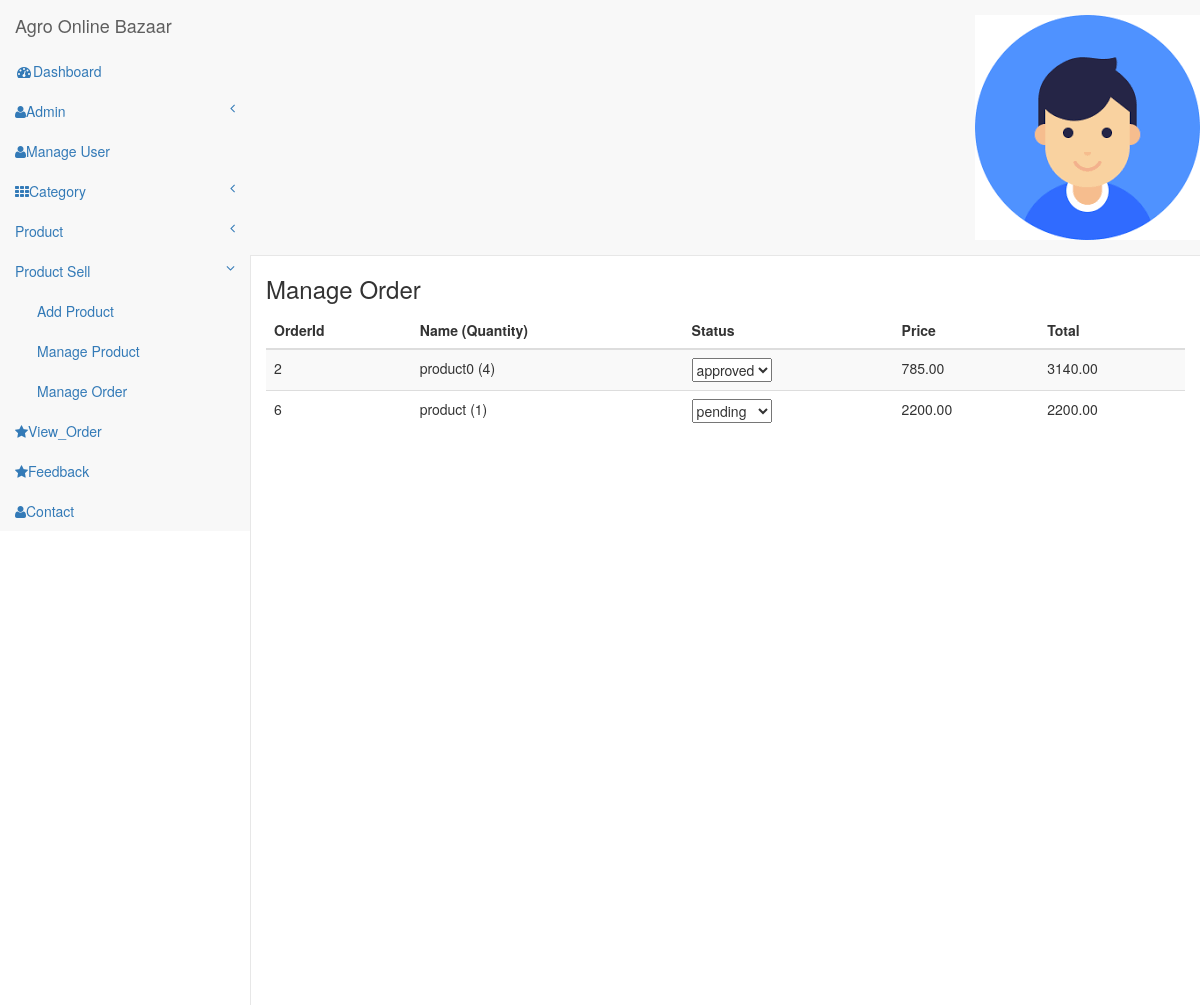
/admin/manage_order.php (signed in), run on the app's committed database.
### tables this page shows
CREATE TABLE `tbl_odetails` (
  `od_id` int(11) NOT NULL,
  `o_id` int(11) DEFAULT NULL,
  `p_id` int(11) DEFAULT NULL,
  `s_id` int(11) DEFAULT NULL,
  `s_status` varchar(50) DEFAULT NULL,
  `p_name` varchar(50) DEFAULT NULL,
  `p_price` float(6,2) DEFAULT NULL,
  `p_quantity` int(11) DEFAULT NULL,
  `total_price` double(6,2) DEFAULT NULL
);

### admin/manage_order.php (the view, shortened to what this page needs)
<?php
  include "header1.php";
?>
        <div id="page-wrapper">
        <div class="col-md-12 graphs">
	   <div class="xs">
  	 <h3>Manage Order</h3>
  	<div class="bs-example4" data-example-id="contextual-table">
    <table class="table table-hover table-striped">
    <thead>
    <tr>
														<th>OrderId</th>
														<th>Name (Quantity)</th>
														<th>Status</th>
														<th>Price</th>
														<th>Total</th>
													</tr>
												</thead>
												<tbody>
													<?php
						                                $qry1="SELECT * FROM tbl_odetails WHERE s_id=$id";
									                          $run1=mysqli_query($con,$qry1);
									                          while ($result1=mysqli_fetch_array($run1))
									                          	{
									                          		?>
										                   <tr>
																			<td><?php echo $result1["od_id"]; ?></td>
																			<td><?php echo $result1["p_name"]; ?>&nbsp;(<?php echo $result1["p_quantity"]; ?>)</td>
																			<td>
																			<form method="post" action="">
																			<select name="status" onchange="this.form.submit()" required>
																			<option <?php if($result1["s_status"]=="pending") echo "selected";?> value="pending">pending</option>
																			<option <?php if($result1["s_status"]=="approved") echo "selected";?> value="approved">approved</option>
																			</select>
																			</form>
																			</td>
																			<td><?php echo $result1["p_price"]; ?></td>
																			<td><?php echo $result1["total_price"]; ?></td>
																		</tr>
			                         				<?php	}
													?>
												</tbody>
											</table>
										</div>
									</div>
	</div>
<link href="css/custom.css" rel="stylesheet">
</body>
</html>

### admin/header1.php (shortened to what this page needs)
<?php
include "connection.php";
    if(!isset($_SESSION['log']))
    {
        header("location:login.php");
    }
    else
    {
        $log = $_SESSION['log'];
        $qry1="SELECT * FROM tbl_login WHERE l_email='$log'";
        $run1=mysqli_query($con,$qry1);
        $result1=mysqli_fetch_array($run1);
        $img=$result1['l_img'];
        $id=$result1['l_id'];
    }
?>
<!DOCTYPE HTML>
<html>
<head>
<link href="css/bootstrap.min.css" rel='stylesheet' type='text/css' />
<link href="css/style.css" rel='stylesheet' type='text/css' />
<link href="css/lines.css" rel='stylesheet' type='text/css' />
<link href="css/font-awesome.css" rel="stylesheet">
<link href="css/custom.css" rel="stylesheet">
<link rel="stylesheet" href="https://cdnjs.cloudflare.com/ajax/libs/font-awesome/4.7.0/css/font-awesome.min.css">
</head>
<body>
<div id="wrapper">
        <nav class="top1 navbar navbar-default navbar-static-top" role="navigation" style="margin-bottom: 0">
            <div class="navbar-header">
                <a class="navbar-brand" href="index.html">Agro Online Bazaar</a>
            </div>
            <ul class="nav navbar-nav navbar-right">
			    <li class="dropdown">
	        		<a href="#" class="dropdown-toggle avatar" data-toggle="dropdown"><img src="<?php echo $img; ?>"></a>
	      		</li>
			</ul>
            <div class="navbar-default sidebar" role="navigation">
                <div class="sidebar-nav navbar-collapse">
                    <ul class="nav" id="side-menu">
                        <li>
                            <a href="index.php"><i class="fa fa-dashboard fa-fw nav_icon"></i>Dashboard</a>
                        </li>
                        <li>
                            <a href="#"><i class="fa fa-user nav_icon"></i>Admin<span class="fa arrow"></span></a>
                        </li>
                        <li>
                            <a href="manage_user.php"><i class="fa fa-user nav_icon"></i>Manage User</a>
                        </li>
                        <li>
                            <a href="#"><i class="fa fa-th nav_icon"></i>Category<span class="fa arrow"></span></a>
                        </li>
                        <li>
                            <a href="#"><i class="fa fa-product-hunt nav_icon"></i>Product<span class="fa arrow"></span></a>
                        </li>
                        <li>
                            <a href="#"><i class="fa fa-product-hunt nav_icon"></i>Product Sell<span class="fa arrow"></span></a>
                            <ul class="nav nav-second-level">
                                <li>
                                    <a href="add_product.php">Add Product</a>
                                </li>
                                <li>
                                    <a href="manage_product.php">Manage Product</a>
                                </li>
                                <li>
                                    <a href="manage_order.php">Manage Order</a>
                                </li>
                            </ul>
                        </li>
                        <li>
                            <a href="view_order.php"><i class="fa fa-star nav_icon"></i>View_Order</a>
                        </li>
                        <li>
                            <a href="feedback.php"><i class="fa fa-star nav_icon"></i>Feedback</a>
                        </li>
                        <li>
                            <a href="contact.php"><i class="fa fa-user nav_icon"></i>Contact</a>
                        </li>
                    </ul>
                </div>
            </div>
        </nav>
<link href="css/custom.css" rel="stylesheet">

### admin/css/style.css (style rules this page uses)
h4, h5, h6, h1, h2, h3 { margin-top: 0; }
ul, ol { margin: 0; }
html, body { font-family: 'Roboto', sans-serif; font-size: 100%; background:#000; overflow-x: hidden; }
body a { transition:0.5s all; -webkit-transition:0.5s all; -moz-transition:0.5s all; -o-transition:0.5s all; -ms-transition:0.5s all; }
.navbar .navbar-nav li a { padding: 0 10px; line-height: 56px; position: relative; }
.navbar .navbar-nav li .dropdown-toggle.avatar img { height: 40px; -webkit-border-radius: 50em; -moz-border-radius: 50em; border-radius: 50em; border: 1px solid #c0cadd; margin-top: -4px; }
.navbar-default.sidebar { background-color: #000; font-family: 'Roboto', sans-serif; }
nav.top1.navbar.navbar-default.navbar-static-top { background-color:rgb(6, 217, 149); font-family: 'Roboto', sans-serif; }
.navbar-default .navbar-brand { color: #fff !important; font-size: 30px; font-weight: 500; }
.navbar-right { margin-right: 10px !important; }
.navbar-right li { display:inline-block; }
i.nav_icon { color: #fff; margin-right:6px; }
.sidebar ul li a { color: #999; font-size:14px; }
ul.nav.navbar-nav.navbar-right { height: 51px; }
.sidebar-nav.navbar-collapse { margin: 2em 0 0 0; }
.graphs { padding: 2em 1em; background: #f2f4f8; font-family: 'Roboto', sans-serif; }
.bs-example4 { background: #fff; padding: 2em; }
.xs h3, .widget_head { color:#000; font-size:1.7em; font-weight:300; margin-bottom: 1em; }
.table > thead > tr > th, .table > tbody > tr > th, .table > tfoot > tr > th, .table > thead > tr > td, .table > tbody > tr > td, .table > tfoot > tr > td { border-top: none !important; }
.table > thead > tr > th, .table > tbody > tr > th, .table > tfoot > tr > th, .table > thead > tr > td, .table > tbody > tr > td, .table > tfoot > tr > td { font-size: 0.85em; color: #999; }
.table td, .table>tbody>tr>td, .table>tbody>tr>th, .table>tfoot>tr>td, .table>tfoot>tr>th, .table>thead>tr>td, .table>thead>tr>th { padding:15px !important; }
.table > thead > tr > th { border-bottom: 1px solid #ddd !important; }

### admin/css/custom.css (style rules this page uses)
#wrapper { width: 100%; }
#page-wrapper { min-height: 568px; background-color: #fff; }
@media (min-width:768px) { #page-wrapper { position: inherit; margin: 0 0 0 250px; border-left: 1px solid #e7e7e7; } }
.sidebar .sidebar-nav.navbar-collapse { padding-right: 0; padding-left: 0; }
.sidebar .arrow { float: right; }
.sidebar .fa.arrow:before { content: "\f104"; }
.sidebar .active>a>.fa.arrow:before { content: "\f107"; }
.sidebar .nav-second-level li, .sidebar .nav-third-level li { border-bottom: 0!important; }
.sidebar .nav-second-level li a { padding-left: 37px; }
@media (min-width:768px) { .sidebar { z-index: 1; position: absolute; width: 250px; margin-top: 51px; } }

### data on the page
tbl_odetails: od_id "2", p_name "product0", p_quantity "4", status "approved", p_price "785.00", total_price "3140.00"
tbl_odetails: od_id "6", p_name "product", p_quantity "1", status "pending", p_price "2200.00", total_price "2200.00"
